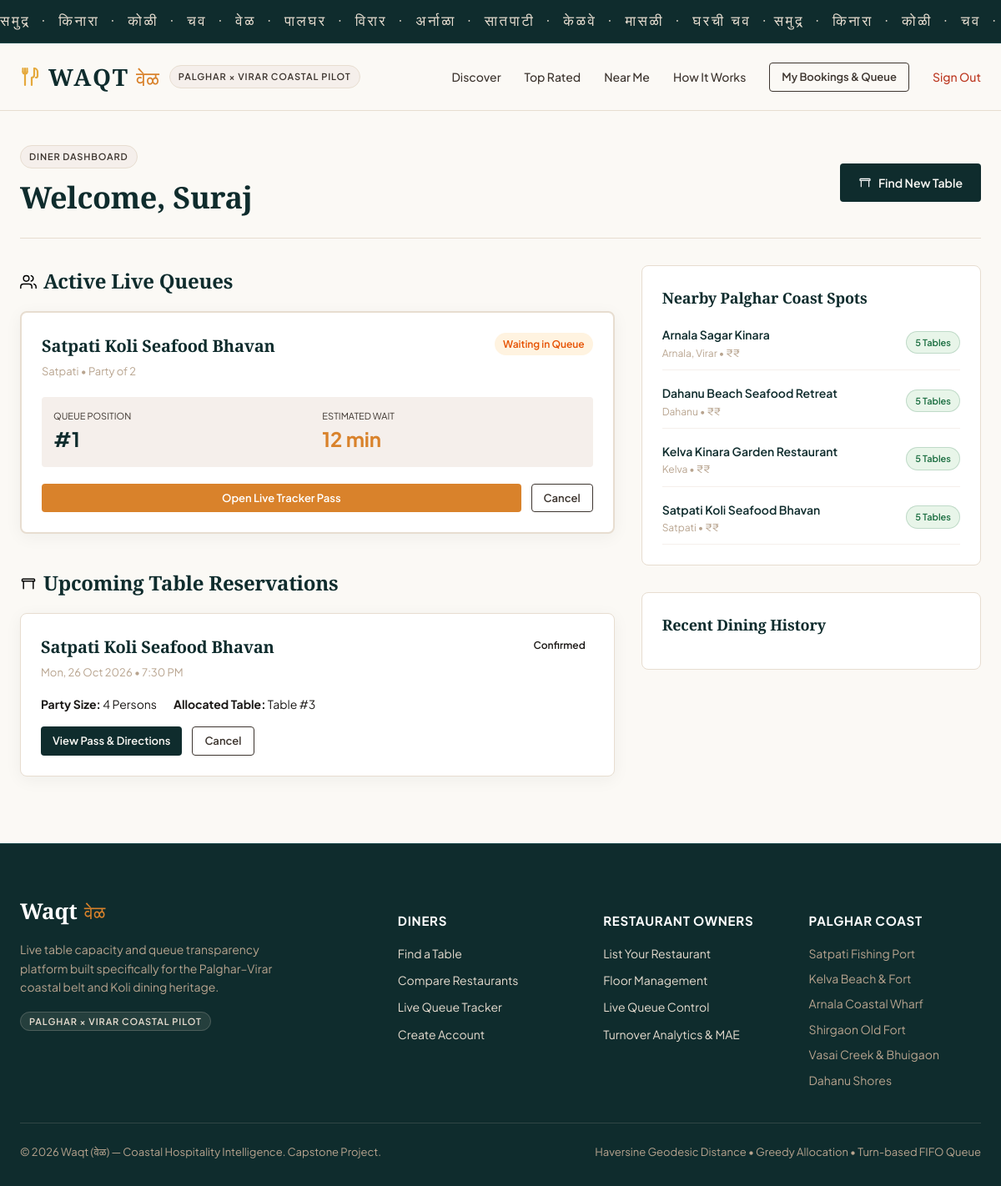
/customer/dashboard/ (signed in), run on the app's committed database.
### accounts/models.py (models this page shows, shortened)
class User(AbstractUser):
    ROLE_CHOICES = (
        ('CUSTOMER', 'Customer'),
        ('OWNER', 'Restaurant Owner'),
    )
    role = models.CharField(max_length=20, choices=ROLE_CHOICES, default='CUSTOMER')
    phone = models.CharField(max_length=20, blank=True, null=True)
    created_at = models.DateTimeField(auto_now_add=True)

### queue_system/models.py (models this page shows, shortened)
class QueueEntry(models.Model):
    STATUS_CHOICES = (
        ('WAITING', 'Waiting in Queue'),
        ('CALLED', 'Table Ready / Called'),
        ('SEATED', 'Seated at Table'),
        ('COMPLETED', 'Completed'),
        ('CANCELLED', 'Cancelled by Customer'),
        ('EXPIRED', 'Expired'),
        ('NO_SHOW', 'No Show'),
    )
    customer = models.ForeignKey(settings.AUTH_USER_MODEL, on_delete=models.CASCADE, related_name='queue_entries')
    restaurant = models.ForeignKey(Restaurant, on_delete=models.CASCADE, related_name='queue_entries')
    party_size = models.PositiveIntegerField(default=2)
    position = models.PositiveIntegerField(default=1)
    estimated_wait_minutes = models.PositiveIntegerField(default=15)
    actual_wait_minutes = models.PositiveIntegerField(null=True, blank=True, help_text="Calculated upon being seated")
    status = models.CharField(max_length=20, choices=STATUS_CHOICES, default='WAITING')
    joined_at = models.DateTimeField(default=timezone.now)
    called_at = models.DateTimeField(null=True, blank=True)
    seated_at = models.DateTimeField(null=True, blank=True)
    class Meta:
        ordering = ['joined_at']

### restaurants/models.py (models this page shows, shortened)
class Restaurant(models.Model):
    PRICE_CHOICES = (
        ('₹', 'Budget (Under ₹300 per person)'),
        ('₹₹', 'Moderate (₹300 - ₹700 per person)'),
        ('₹₹₹', 'Premium (₹700 - ₹1500 per person)'),
        ('₹₹₹₹', 'Luxury Coastal Feast (₹1500+ per person)'),
    )
    WAQT_STATUS_CHOICES = (
        ('LIVE', 'Live on Waqt (Floor & Queue Connected)'),
        ('LISTED', 'Listed in Directory (Not Connected)'),
        ('DEMO', 'Waqt Pilot Demo Data'),
    )
    CLAIM_STATUS_CHOICES = (
        ('UNCLAIMED', 'Unclaimed Public Listing'),
        ('PENDING', 'Claim Pending Verification'),
        ('VERIFIED', 'Verified Owner Registered'),
        ('REJECTED', 'Claim Rejected'),
    )
    owner = models.ForeignKey(settings.AUTH_USER_MODEL, on_delete=models.SET_NULL, null=True, blank=True, related_name='restaurants')
    name = models.CharField(max_length=255)
    slug = models.SlugField(max_length=255, unique=True, blank=True)
    description = models.TextField(blank=True, default='')
    cuisine_type = models.CharField(max_length=120, default='Koli Coastal Seafood')
    address = models.CharField(max_length=500)
    locality = models.CharField(max_length=120, help_text="e.g. Virar, Nalasopara, Vasai, Palghar, Boisar, Tarapur, Kelva, Dahanu")
    city = models.CharField(max_length=100, default='Palghar')
    district = models.CharField(max_length=100, default='Palghar')
    latitude = models.DecimalField(max_digits=9, decimal_places=6, default=19.693600)
    longitude = models.DecimalField(max_digits=9, decimal_places=6, default=72.765500)
    price_range = models.CharField(max_length=10, choices=PRICE_CHOICES, default='₹₹')
    phone = models.CharField(max_length=50, blank=True, default='')
    website = models.URLField(max_length=500, blank=True, null=True)
    opening_time = models.TimeField(default='11:00:00')
    closing_time = models.TimeField(default='23:00:00')
    average_rating = models.FloatField(default=4.2, validators=[MinValueValidator(1.0), MaxValueValidator(5.0)])
    external_rating = models.FloatField(null=True, blank=True)
    external_rating_source = models.CharField(max_length=80, blank=True, default='Public Reviews')
    waqt_rating = models.FloatField(null=True, blank=True)
    is_active = models.BooleanField(default=True)
    is_verified = models.BooleanField(default=True, help_text="True if business existence is verified from public sources")
    is_demo = models.BooleanField(default=False, help_text="True only for designated test/demo restaurants")
    waqt_status = models.CharField(max_length=20, choices=WAQT_STATUS_CHOICES, default='LISTED')
    claim_status = models.CharField(max_length=25, choices=CLAIM_STATUS_CHOICES, default='UNCLAIMED')
    source_url = models.URLField(max_length=600, blank=True, null=True)
    source_name = models.CharField(max_length=100, blank=True, default='Public Coastal Directory')
    last_verified_at = models.DateTimeField(null=True, blank=True)
    hero_image = models.CharField(max_length=500, blank=True, default='/static/images/hero-coastal.jpg')
    created_at = models.DateTimeField(auto_now_add=True)
    updated_at = models.DateTimeField(auto_now=True)
    class Meta:
        ordering = ['name']
        indexes = [
            models.Index(fields=['locality']),
            models.Index(fields=['waqt_status']),
            models.Index(fields=['cuisine_type']),
        ]
    def is_connected_to_waqt(self):
        return self.waqt_status in ['LIVE', 'DEMO']
    def available_tables(self):
        return self.tables.filter(status='AVAILABLE').count() if self.is_connected_to_waqt() else 0

class RestaurantTable(models.Model):
    STATUS_CHOICES = (
        ('AVAILABLE', 'Available'),
        ('OCCUPIED', 'Occupied'),
        ('RESERVED', 'Reserved'),
        ('CLEANING', 'Cleaning'),
        ('OUT_OF_SERVICE', 'Out of Service'),
    )
    restaurant = models.ForeignKey(Restaurant, on_delete=models.CASCADE, related_name='tables')
    table_number = models.CharField(max_length=20)
    capacity = models.PositiveIntegerField(default=4)
    status = models.CharField(max_length=20, choices=STATUS_CHOICES, default='AVAILABLE')
    created_at = models.DateTimeField(auto_now_add=True)
    class Meta:
        unique_together = ('restaurant', 'table_number')
        ordering = ['table_number']

### reservations/models.py (models this page shows, shortened)
class Reservation(models.Model):
    STATUS_CHOICES = (
        ('PENDING', 'Pending Confirmation'),
        ('CONFIRMED', 'Confirmed'),
        ('CHECKED_IN', 'Checked In'),
        ('COMPLETED', 'Completed Dining'),
        ('CANCELLED', 'Cancelled'),
        ('NO_SHOW', 'No Show'),
    )
    customer = models.ForeignKey(settings.AUTH_USER_MODEL, on_delete=models.CASCADE, related_name='reservations')
    restaurant = models.ForeignKey(Restaurant, on_delete=models.CASCADE, related_name='reservations')
    table = models.ForeignKey(RestaurantTable, on_delete=models.SET_NULL, null=True, blank=True, related_name='reservations')
    party_size = models.PositiveIntegerField(default=2)
    reservation_date = models.DateField()
    reservation_time = models.TimeField()
    status = models.CharField(max_length=20, choices=STATUS_CHOICES, default='PENDING')
    special_requests = models.TextField(blank=True, default='')
    created_at = models.DateTimeField(auto_now_add=True)
    checked_in_at = models.DateTimeField(null=True, blank=True)
    completed_at = models.DateTimeField(null=True, blank=True)
    class Meta:
        ordering = ['-reservation_date', '-reservation_time']

### accounts/views.py (the view)
# urls.py: path('dashboard/', customer_dashboard_view, name='dashboard'),
@login_required
def customer_dashboard_view(request):
    user = request.user
    active_reservations = Reservation.objects.filter(
        customer=user,
        status__in=['PENDING', 'CONFIRMED']
    ).select_related('restaurant', 'table')
    past_reservations = Reservation.objects.filter(
        customer=user,
        status__in=['CHECKED_IN', 'COMPLETED', 'CANCELLED', 'NO_SHOW']
    ).select_related('restaurant', 'table')[:10]
    active_queues = QueueEntry.objects.filter(
        customer=user,
        status__in=['WAITING', 'CALLED']
    ).select_related('restaurant')
    past_queues = QueueEntry.objects.filter(
        customer=user,
        status__in=['SEATED', 'COMPLETED', 'CANCELLED', 'EXPIRED']
    ).select_related('restaurant')[:10]
    nearby_restaurants = Restaurant.objects.filter(is_active=True)[:4]
    context = {
        'active_reservations': active_reservations,
        'past_reservations': past_reservations,
        'active_queues': active_queues,
        'past_queues': past_queues,
        'nearby_restaurants': nearby_restaurants,
    }
    return render(request, 'customer/dashboard.html', context)

### templates/customer/dashboard.html (shortened to what this page needs)
{% extends 'base.html' %}
{% load static waqt_tags %}
{% block content %}
<div class="waqt-container" style="padding: 40px 24px;">
  <div
    style="display: flex; justify-content: space-between; align-items: center; margin-bottom: 32px; border-bottom: var(--border-subtle); padding-bottom: 20px;">
    <div>
      <span class="pilot-tag" style="margin-bottom: 6px; display: inline-block;">Diner Dashboard</span>
      <h1 style="font-size: 36px; margin: 0;">Welcome, {{ user.first_name|default:user.username }}</h1>
    </div>
    <a href="{% url 'restaurants:search' %}" class="btn btn-primary">
      <img src="{% static 'icons/table.svg' %}" width="16" height="16" alt="Table" style="filter: invert(100%);">
      Find New Table
    </a>
  </div>
  <div style="display: grid; grid-template-columns: 1.4fr 0.8fr; gap: 32px;">
    <div>
      <div style="margin-bottom: 40px;">
        <h2 style="font-size: 24px; margin-bottom: 16px; display: flex; align-items: center; gap: 8px;">
          <img src="{% static 'icons/queue.svg' %}" width="20" height="20" alt="Queue">
          Active Live Queues
        </h2>
        {% if active_queues %}
        <div style="display: flex; flex-direction: column; gap: 16px;">
          {% for q in active_queues %}
          <div
            style="background: #fff; border: 2px solid {% if q.status == 'CALLED' %}var(--turmeric){% else %}var(--sand){% endif %}; border-radius: var(--radius-md); padding: 24px; box-shadow: var(--shadow-subtle);">
            <div style="display: flex; justify-content: space-between; align-items: flex-start;">
              <div>
                <h3 style="font-size: 20px; margin-bottom: 4px;">{{ q.restaurant.name }}</h3>
                <div style="font-size: 13px; color: var(--wet-sand);">{{ q.restaurant.locality }} &bull; Party of {{ q.party_size }}</div>
              </div>
              <span class="badge-status {{ q.status|status_badge }}">{{ q.get_status_display }}</span>
            </div>
            <div
              style="display: grid; grid-template-columns: 1fr 1fr; gap: 12px; margin: 20px 0; background: var(--cream); padding: 14px; border-radius: var(--radius-sm);">
              <div>
                <div style="font-size: 11px; text-transform: uppercase; color: var(--driftwood);">Queue Position</div>
                <div style="font-size: 24px; font-weight: 700; color: var(--deep-tide);">#{{ q.position }}</div>
              </div>
              <div>
                <div style="font-size: 11px; text-transform: uppercase; color: var(--driftwood);">Estimated Wait</div>
                <div style="font-size: 24px; font-weight: 700; color: var(--turmeric);">{{ q.estimated_wait_minutes }}
                  min</div>
              </div>
            </div>
            <div style="display: flex; gap: 12px;">
              <a href="{% url 'queue_system:status' q.pk %}" class="btn btn-accent btn-sm" style="flex: 1;">
                Open Live Tracker Pass
              </a>
              <a href="{% url 'queue_system:cancel' q.pk %}" class="btn btn-outline btn-sm"
                onclick="return confirm('Cancel this queue ticket?');">
                Cancel
              </a>
            </div>
          </div>
          {% endfor %}
        </div>
        {% endif %}
      </div>
      <div style="margin-bottom: 40px;">
        <h2 style="font-size: 24px; margin-bottom: 16px; display: flex; align-items: center; gap: 8px;">
          <img src="{% static 'icons/table.svg' %}" width="20" height="20" alt="Table">
          Upcoming Table Reservations
        </h2>
        {% if active_reservations %}
        <div style="display: flex; flex-direction: column; gap: 16px;">
          {% for res in active_reservations %}
          <div
            style="background: #fff; border: var(--border-subtle); border-radius: var(--radius-md); padding: 24px; box-shadow: var(--shadow-subtle);">
            <div style="display: flex; justify-content: space-between; align-items: flex-start;">
              <div>
                <h3 style="font-size: 20px; margin-bottom: 4px;">{{ res.restaurant.name }}</h3>
                <div style="font-size: 13px; color: var(--wet-sand);">
                  {{ res.reservation_date|date:"D, d M Y" }} &bull; {{ res.reservation_time|time:"g:i A" }}
                </div>
              </div>
              <span class="badge-status {{ res.status|status_badge }}">{{ res.get_status_display }}</span>
            </div>
            <div style="display: flex; gap: 20px; margin: 16px 0; font-size: 14px;">
              <div><strong>Party Size:</strong> {{ res.party_size }} Persons</div>
              <div><strong>Allocated Table:</strong> Table #{{ res.table.table_number|default:"Pending" }}</div>
            </div>
            <div style="display: flex; gap: 12px;">
              <a href="{% url 'reservations:detail' res.pk %}" class="btn btn-primary btn-sm">View Pass & Directions</a>
              <a href="{% url 'reservations:cancel' res.pk %}" class="btn btn-outline btn-sm"
                onclick="return confirm('Cancel this reservation?');">Cancel</a>
            </div>
          </div>
          {% endfor %}
        </div>
        {% else %}
        <div
          style="background: #fff; border: var(--border-subtle); border-radius: var(--radius-md); padding: 32px; text-align: center; color: var(--driftwood);">
          <p style="margin: 0;">No active table reservations. Reserve your spot before visiting the coast!</p>
        </div>
        {% endif %}
      </div>
    </div>
    <div>
      <div
        style="background: #fff; border: var(--border-subtle); border-radius: var(--radius-md); padding: 24px; margin-bottom: 32px;">
        <h3 style="font-size: 18px; margin-bottom: 16px;">Nearby Palghar Coast Spots</h3>
        <div style="display: flex; flex-direction: column; gap: 14px;">
          {% for r in nearby_restaurants %}
          <div
            style="display: flex; justify-content: space-between; align-items: center; border-bottom: 1px solid var(--cream); padding-bottom: 10px;">
            <div>
              <a href="{% url 'restaurants:detail' r.slug %}"
                style="font-weight: 600; font-size: 14px; color: var(--deep-tide);">{{ r.name }}</a>
              <div style="font-size: 12px; color: var(--wet-sand);">{{ r.locality }} &bull; {{ r.price_range }}</div>
            </div>
            <span class="badge-status badge-available" style="font-size: 11px;">{{ r.available_tables }} Tables</span>
          </div>
          {% endfor %}
        </div>
      </div>
      <div style="background: #fff; border: var(--border-subtle); border-radius: var(--radius-md); padding: 24px;">
        <h3 style="font-size: 18px; margin-bottom: 14px;">Recent Dining History</h3>
      </div>
    </div>
  </div>
</div>
{% endblock %}

### data on the page
User: first_name "Suraj"
QueueEntry: restaurant.name "Satpati Koli Seafood Bhavan", restaurant.locality "Satpati", party_size "2", status "Waiting in Queue", position "1", estimated_wait_minutes "12"
Reservation: restaurant.name "Satpati Koli Seafood Bhavan", reservation_date "Mon, 26 Oct 2026", reservation_time "7:30 PM", status "Confirmed", party_size "4", table.table_number "3"
Restaurant: name "Arnala Sagar Kinara", locality "Arnala, Virar", price_range "₹₹", available_tables "5"
Restaurant: name "Dahanu Beach Seafood Retreat", locality "Dahanu", price_range "₹₹", available_tables "5"
Restaurant: name "Kelva Kinara Garden Restaurant", locality "Kelva", price_range "₹₹", available_tables "5"
Restaurant: name "Satpati Koli Seafood Bhavan", locality "Satpati", price_range "₹₹", available_tables "5"

### other printed values
{{ PILOT_REGION }} "PALGHAR × VIRAR COASTAL PILOT"
